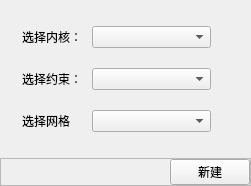
<?xml version="1.0" encoding="UTF-8"?>
<ui version="4.0">
 <class>NewDocDialogContent</class>
 <widget class="QWidget" name="NewDocDialogContent">
  <property name="geometry">
   <rect>
    <x>0</x>
    <y>0</y>
    <width>251</width>
    <height>180</height>
   </rect>
  </property>
  <property name="windowTitle">
   <string/>
  </property>
  <layout class="QVBoxLayout" name="verticalLayout">
   <property name="spacing">
    <number>0</number>
   </property>
   <property name="leftMargin">
    <number>0</number>
   </property>
   <property name="topMargin">
    <number>0</number>
   </property>
   <property name="rightMargin">
    <number>0</number>
   </property>
   <property name="bottomMargin">
    <number>0</number>
   </property>
   <item>
    <layout class="QGridLayout" name="gridLayout" columnstretch="0,1">
     <property name="leftMargin">
      <number>22</number>
     </property>
     <property name="topMargin">
      <number>26</number>
     </property>
     <property name="rightMargin">
      <number>40</number>
     </property>
     <property name="bottomMargin">
      <number>26</number>
     </property>
     <property name="horizontalSpacing">
      <number>10</number>
     </property>
     <property name="verticalSpacing">
      <number>20</number>
     </property>
     <item row="0" column="0">
      <widget class="QLabel" name="label_kernel">
       <property name="text">
        <string>选择内核：</string>
       </property>
      </widget>
     </item>
     <item row="1" column="0">
      <widget class="QLabel" name="label_constraint">
       <property name="text">
        <string>选择约束：</string>
       </property>
      </widget>
     </item>
     <item row="0" column="1">
      <widget class="QComboBox" name="comboBox_kernel"/>
     </item>
     <item row="1" column="1">
      <widget class="QComboBox" name="comboBox_constraint"/>
     </item>
     <item row="2" column="0">
      <widget class="QLabel" name="label">
       <property name="text">
        <string>选择网格</string>
       </property>
      </widget>
     </item>
     <item row="2" column="1">
      <widget class="QComboBox" name="comboBox_mesh"/>
     </item>
    </layout>
   </item>
   <item>
    <widget class="QFrame" name="frame">
     <property name="frameShape">
      <enum>QFrame::Shape::StyledPanel</enum>
     </property>
     <property name="frameShadow">
      <enum>QFrame::Shadow::Raised</enum>
     </property>
     <layout class="QHBoxLayout" name="horizontalLayout">
      <property name="spacing">
       <number>0</number>
      </property>
      <property name="leftMargin">
       <number>0</number>
      </property>
      <property name="topMargin">
       <number>0</number>
      </property>
      <property name="rightMargin">
       <number>0</number>
      </property>
      <property name="bottomMargin">
       <number>0</number>
      </property>
      <item>
       <spacer name="horizontalSpacer">
        <property name="orientation">
         <enum>Qt::Orientation::Horizontal</enum>
        </property>
        <property name="sizeHint" stdset="0">
         <size>
          <width>256</width>
          <height>20</height>
         </size>
        </property>
       </spacer>
      </item>
      <item>
       <widget class="QPushButton" name="pushButton_ok">
        <property name="text">
         <string>新建</string>
        </property>
       </widget>
      </item>
     </layout>
    </widget>
   </item>
  </layout>
 </widget>
 <resources/>
 <connections/>
</ui>
